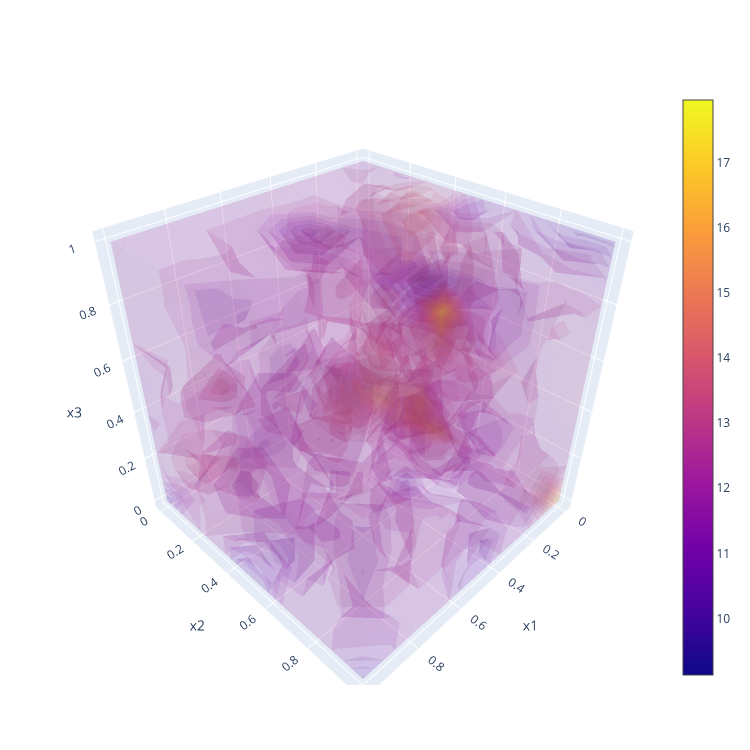

The notebook cell this image was saved under:
### Code cell
class OptimisationSetup_class():
    def __init__(self):
        self.name = "Class of Plotting Methods"
        self.Parameters_lis = [
            RangeParameterConfig(name="s1", parameter_type="float", bounds=tuple([0,1])),
            RangeParameterConfig(name="s2", parameter_type="float", bounds=tuple([0,1])),
            RangeParameterConfig(name="b1", parameter_type="float", bounds=tuple([0,1])),
    ]
OptimisationSetup_obj = OptimisationSetup_class()
Resolution_int = 10
TypeOfJob_str = "mean"
Plotter.InteractiveFunctionPlot(client,OptimisationSetup_obj,TypeOfJob_str,Resolution_int)

### Figure 1 — Plotly figure (JSON) as saved in the notebook; plotly's stock layout.template omitted (floating-point values rounded to 4 significant figures; data arrays with more than 128 entries replaced by an {"elided": "..."} marker saying what was removed)
{"data": [{"colorscale": [[0, "#0d0887"], [0.1111, "#46039f"], [0.2222, "#7201a8"], [0.3333, "#9c179e"], [0.4444, "#bd3786"], [0.5556, "#d8576b"], [0.6667, "#ed7953"], [0.7778, "#fb9f3a"], [0.8889, "#fdca26"], [1, "#f0f921"]], "isomax": 17.96, "isomin": 9.131, "opacity": 0.1, "surface": {"count": 20}, "type": "volume", "value": {"elided": "1000 float values"}, "x": {"elided": "1000 float values"}, "y": {"elided": "1000 float values"}, "z": {"elided": "1000 float values"}}], "layout": {"autosize": false, "height": 750, "margin": {"b": 65, "l": 65, "r": 50, "t": 90}, "scene": {"xaxis": {"title": {"text": "x1"}}, "yaxis": {"title": {"text": "x2"}}, "zaxis": {"title": {"text": "x3"}}}, "width": 750}}
